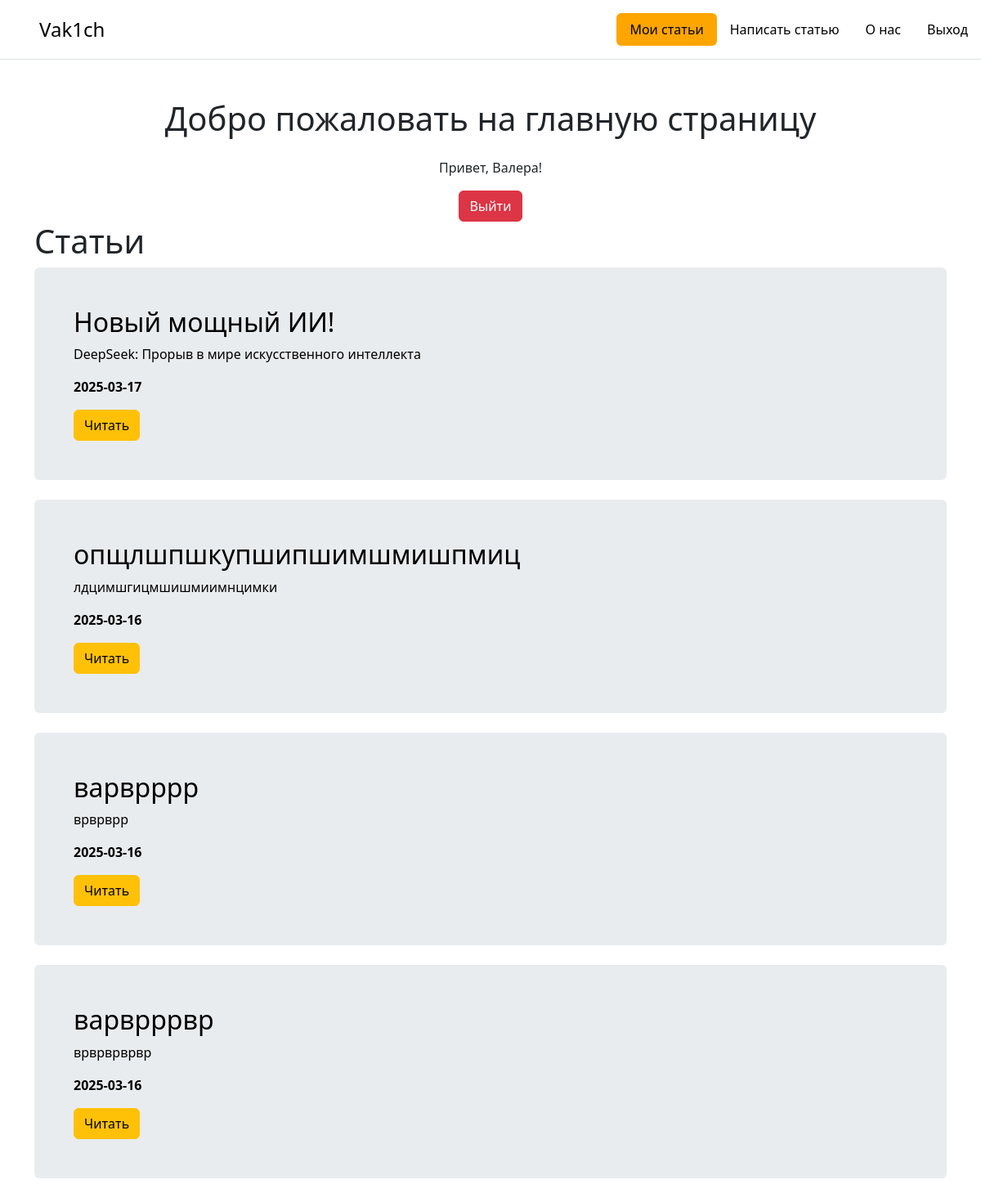
Screenshot of /home (signed in) with the database file from the repository.
### app.py (models this page shows, shortened)
class User(db.Model, UserMixin):
    id = db.Column(db.Integer, primary_key = True)
    username = db.Column(db.String(80), unique=True, nullable=False)
    password_hash = db.Column(db.String(128), nullable=False)
    comments = db.relationship('Comment', back_populates='user')

class Article(db.Model):
    id = db.Column(db.Integer, primary_key=True)
    title = db.Column(db.String(100), nullable=False)
    intro = db.Column(db.String(300), nullable=False)
    text = db.Column(db.Text, nullable=False)
    date = db.Column(db.DateTime, default=datetime.utcnow)
    user_id = db.Column(db.Integer, db.ForeignKey('user.id'), nullable=False)
    comments = db.relationship('Comment', back_populates='article')
    user = db.relationship('User', backref='articles')

### app.py (the view)
@app.route('/')
@app.route('/home')
def index():
    articles = Article.query.order_by(Article.date.desc()).all()
    return render_template("index.html", articles=articles)

### app.py (called while the page is built)
@login_manager.user_loader
def load_user(user_id):
    return User.query.get(int(user_id))

### templates/index.html (shortened to what this page needs)
{% extends 'base.html' %}
{% block body %}
<div class="container mt-5">
    <h1 class="text-center mb-4">Добро пожаловать на главную страницу</h1>
    {% if current_user.is_authenticated %}
        <p class="text-center">Привет, {{ current_user.username }}!</p>
        <div class="d-flex justify-content-center">
            <a href="{{ url_for('logout') }}" class="btn btn-danger">Выйти</a>
        </div>
    {% else %}
        <div class="d-flex justify-content-center gap-3">
            <a href="{{ url_for('login') }}" class="btn btn-primary">Войти</a>
            <a href="{{ url_for('register') }}" class="btn btn-primary">Зарегистрироваться</a>
        </div>
    {% endif %}
    <h1>Статьи</h1>
    {% if articles|length > 0 %}
        {% for el in articles %}
        <div class="p-4 p-md-5 mb-4 rounded text-body-emphasis bg-body-secondary">
            <h2>{{ el.title }}</h2>
            <p>{{ el.intro }}</p>
            <p><b>{{ el.date.date() }}</b></p>
            <a href="/posts/{{ el.id }}" class="btn btn-warning">Читать</a>
        </div>
        {% endfor %}
    {% else %}
        <p>Статей нет</p>
    {% endif %}
</div>
{% endblock %}

### rows the page displays
User: username "Валера"
Article: title "Новый мощный ИИ!", intro "DeepSeek: Прорыв в мире искусственного интеллекта", date "2025-03-17"
Article: title "опщлшпшкупшипшимшмишпмиц", intro "лдцимшгицмшишмиимнцимки", date "2025-03-16"
Article: title "варврррр", intro "врврврр", date "2025-03-16"
Article: title "варврррвр", intro "врврврврвр", date "2025-03-16"
